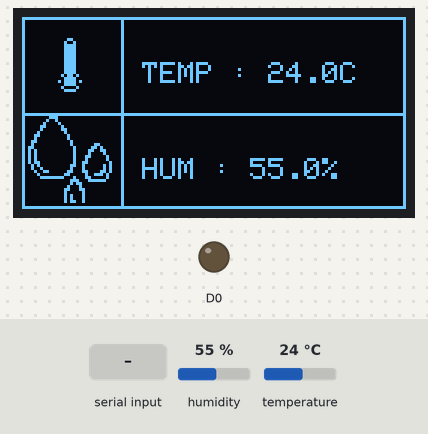
Simulated run of this sketch. Board: ESP8266 (NodeMCU). On the bench: 128×64 one-colour display, output pins drawn as LEDs (lit = HIGH). Inputs (shaded band) come from the test bench; at power-on: humidity 55 %, temperature 24 °C.

Above: at 3.9 s.
4.0 s: humidity set to 22 %
At 6.3 s:
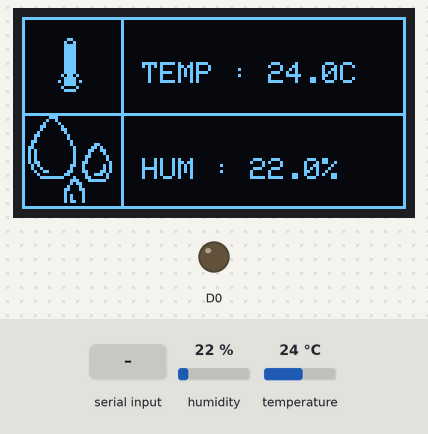
6.7 s: "b" received over the second serial link
At 8.2 s:
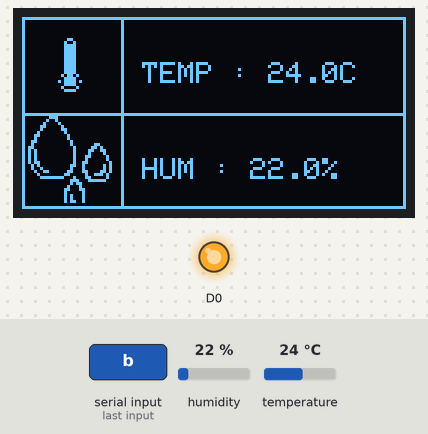
8.8 s: temperature set to 12 °C
At 10.0 s:
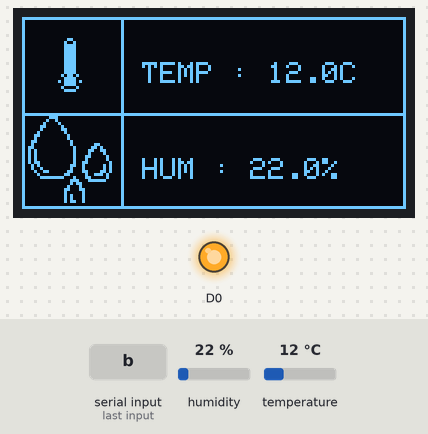
10.8 s: humidity set to 40 %
At 11.9 s:
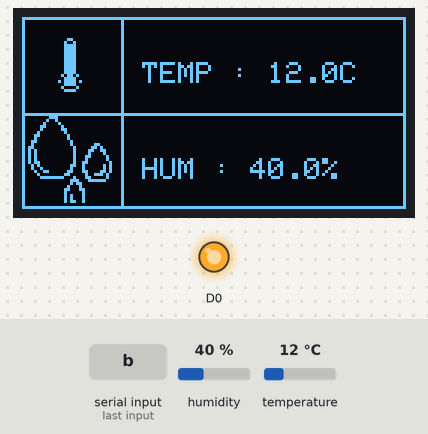
12.9 s: temperature set to 19 °C
15.0 s: "a" received over the second serial link
At 16.9 s:
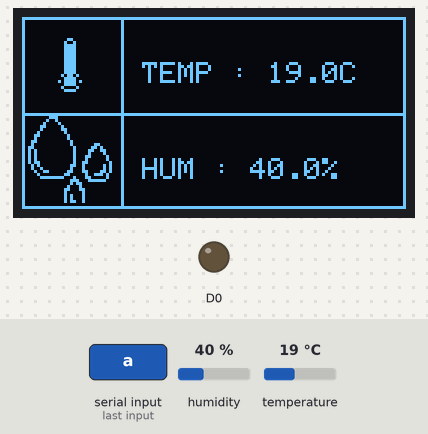
Timing chart, 0 to 18.1 s (numbered marks = the images above; inputs shaded):
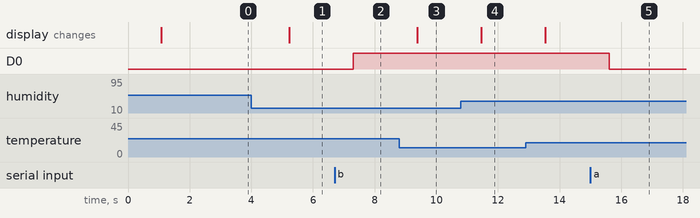

The sketch:

SoftwareSerialExample1.ino
```cpp
#include <SoftwareSerial.h>
#include <Wire.h>  // i2c
#include <Adafruit_GFX.h>
#include <Adafruit_SSD1306.h>
#include "DHT.h"

#define DHTPIN D4
#define DHTTYPE DHT11
#define SCREEN_WIDTH 128 // OLED display width, in pixels
#define SCREEN_HEIGHT 64 // OLED display height, in pixels
#define OLED_RESET     0 // Reset pin # (or -1 if sharing Arduino reset pin)
Adafruit_SSD1306 display(SCREEN_WIDTH, SCREEN_HEIGHT, &Wire, OLED_RESET);

DHT dht(DHTPIN, DHTTYPE);
SoftwareSerial mySerial(D5, D6); // RX, TX

static const unsigned PROGMEM char humid [] = {
0x00, 0x60, 0x00, 0x00, 0x00, 0x70, 0x00, 0x00, 0x00, 0x90, 0x00, 0x00, 0x01, 0x08, 0x00, 0x00,
0x03, 0x04, 0x00, 0x00, 0x02, 0x06, 0x00, 0x00, 0x04, 0x02, 0x00, 0x00, 0x0C, 0x01, 0x00, 0x00,
0x08, 0x01, 0x00, 0x00, 0x18, 0x00, 0x80, 0x00, 0x10, 0x00, 0x80, 0xC0, 0x30, 0x00, 0x41, 0xA0,
0x28, 0x00, 0x43, 0x30, 0x28, 0x00, 0x42, 0x10, 0x28, 0x00, 0x46, 0x08, 0x28, 0x00, 0x44, 0x08,
0x2C, 0x00, 0x4C, 0x04, 0x14, 0x00, 0xC8, 0x14, 0x12, 0x00, 0x88, 0x14, 0x09, 0x81, 0x8C, 0x34,
0x04, 0x03, 0x04, 0xE8, 0x03, 0xFC, 0x46, 0x08, 0x00, 0x00, 0xE3, 0xF0, 0x00, 0x00, 0xB0, 0x00,
0x00, 0x01, 0x10, 0x00, 0x00, 0x03, 0x18, 0x00, 0x00, 0x02, 0x08, 0x00, 0x00, 0x02, 0x88, 0x00,
0x00, 0x02, 0x88, 0x00, 0x00, 0x02, 0xC8, 0x00, 0x00, 0x01, 0x18, 0x00, 0x00, 0x00, 0xF0, 0x00
};

static const unsigned PROGMEM char temp [] = {
0x00, 0x00, 0x00, 0x00, 0x00, 0x00, 0x00, 0x00, 0x00, 0x00, 0x00, 0x00, 0x00, 0x00, 0x00, 0x00,
0x00, 0x00, 0x00, 0x00, 0x00, 0x00, 0x00, 0x00, 0x00, 0x00, 0x00, 0x00, 0x00, 0x01, 0x80, 0x00,
0x00, 0x02, 0x40, 0x00, 0x00, 0x03, 0xC0, 0x00, 0x00, 0x03, 0xC0, 0x00, 0x00, 0x03, 0xC0, 0x00,
0x00, 0x03, 0xC0, 0x00, 0x00, 0x03, 0xC0, 0x00, 0x00, 0x03, 0xC0, 0x00, 0x00, 0x03, 0xC0, 0x00,
0x00, 0x03, 0xC0, 0x00, 0x00, 0x03, 0xC0, 0x00, 0x00, 0x03, 0xC0, 0x00, 0x00, 0x05, 0xA0, 0x00,
0x00, 0x03, 0xC0, 0x00, 0x00, 0x0B, 0xD0, 0x00, 0x00, 0x03, 0xC0, 0x00, 0x00, 0x04, 0x20, 0x00,
0x00, 0x03, 0xC0, 0x00, 0x00, 0x00, 0x00, 0x00, 0x00, 0x00, 0x00, 0x00, 0x00, 0x00, 0x00, 0x00,
0x00, 0x00, 0x00, 0x00, 0x00, 0x00, 0x00, 0x00, 0x00, 0x00, 0x00, 0x00, 0x00, 0x00, 0x00, 0x00
};

void setup() {
  Serial.begin(9600);
  pinMode(D0,OUTPUT);

  pinMode(D3, INPUT);
   if(!display.begin(SSD1306_SWITCHCAPVCC, 0x3C)) { // Address 0x3C for 128x32
    Serial.println(F("SSD1306 allocation failed"));
    for(;;);
   }

  mySerial.begin(9600);
  dht.begin();
}

void loop() { // run over and over
  delay(1000);
  char command;
  float t = dht.readTemperature();
  float h = dht.readHumidity();
  draw(t, h);


  if (mySerial.available()) {
    command = mySerial.read();
    switch(command){
      case 't':
        mySerial.print(t,1);
        mySerial.print(" C");
        mySerial.println();
        break;
      case 'h':

        mySerial.print(h, 1);
        mySerial.print(" %");
        mySerial.println();
        break;
      case 'a':
        digitalWrite(D0, LOW);
        mySerial.print("LED ON!!");
        mySerial.println();
        break;
      case 'b':
        digitalWrite(D0, HIGH);
        mySerial.print("LED OFF!!");
        mySerial.println();
        break;
    }
  }
  if (Serial.available()) {
    mySerial.write(Serial.read());
  }
}
void draw(float t, float h){
  display.clearDisplay();
  display.drawBitmap(0, 0, temp, 30, 30, WHITE);
  display.setTextSize(1);
  display.setTextColor(WHITE);
  display.setCursor(40, 15);
  display.print("TEMP : ");
  display.print(t, 1);
  display.print("C");
  display.drawBitmap(0, 32, humid, 30, 30, WHITE);
  display.setCursor(40, 47);
  display.print("HUM : ");
  display.print(h, 1);
  display.print("%");
  display.drawRect(0, 0, 128, 64, WHITE);
  display.drawLine(0, 32, 128, 32, WHITE);
  display.drawLine(33, 0, 33, 64, WHITE);
  display.display();
}
```

Measured:
- after the input at 4.0 s, the display: changes after 1.2 s (image 1)
- after the input at 6.7 s, D0: LOW → HIGH after 0.60 s
- after the input at 8.8 s, the display: changes after 0.58 s (image 3)
- after the input at 10.8 s, the display: changes after 0.65 s (image 4)
- after the input at 15.0 s, D0: HIGH → LOW after 0.60 s
